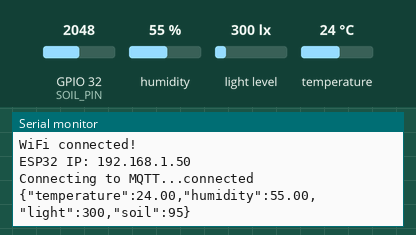
Bench run of a sketch on a simulated ESP32. On the bench: the last lines printed to the serial monitor. The test bench sets the inputs (shaded band); at power-on: humidity 55 %, light level 300 lx, GPIO 32 (SOIL_PIN) = 2048, temperature 24 °C. WiFi joins after 1.5 s; servers stay silent unless stated; no MQTT or app messages arrive unless stated.

Above: at 2.7 s.
2.8 s: humidity set to 22 %
At 4.3 s:
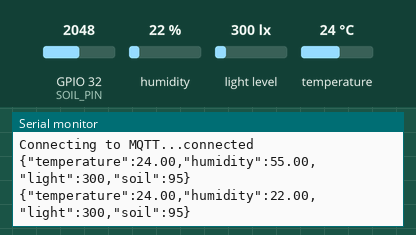
5.5 s: light level set to 40 lx
At 6.1 s:
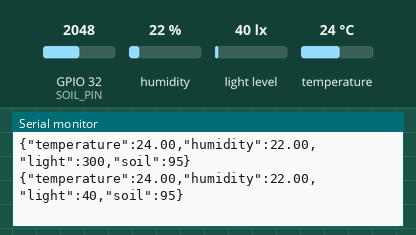
8.2 s: GPIO 32 (SOIL_PIN) set to 2866
At 10.6 s:
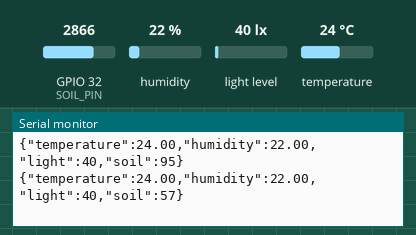
10.9 s: temperature set to 12 °C
At 12.6 s:
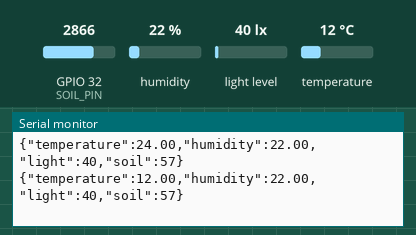
13.6 s: light level set to 500 lx
At 14.3 s:
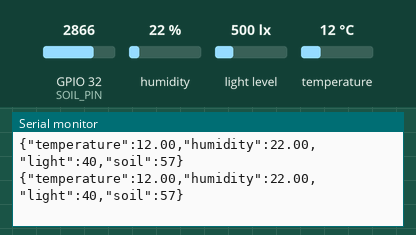
16.3 s: GPIO 32 (SOIL_PIN) set to 3972
At 19.1 s:
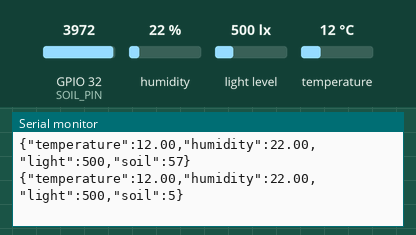
Timing chart, 0 to 20.0 s (numbered marks = the images above; inputs shaded):
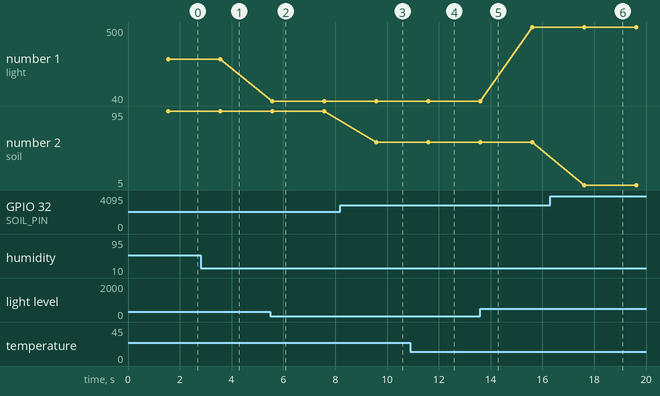

The sketch:

full_setup_sketch.ino
```cpp
#include <WiFi.h>
#include <WiFiManager.h> // <-- New Library!
#include <PubSubClient.h>
#include <DHT.h>
#include <Wire.h>
#include <Adafruit_Sensor.h>
#include <Adafruit_TSL2591.h>

// --- MQTT Broker (Raspberry Pi) ---
const char* mqtt_server = "raspberrypi.local";
const int   mqtt_port   = 1883;

// --- Sensor pins ---
const int DHT_PIN  = 27;
const int SOIL_PIN = 32;

// --- Calibration ---
const int dryValue = 4095;
const int wetValue = 1950;

// --- Objects ---
DHT dht(DHT_PIN, DHT22);
Adafruit_TSL2591 tsl = Adafruit_TSL2591(2591);
WiFiClient espClient;
PubSubClient client(espClient);
bool tslFound = false;

void setup() {
  Serial.begin(115200);
  Serial.println("\n--- SENSOR MQTT MODE START ---");

  // --- WiFiManager Magic ---
  WiFiManager wifiManager;

  // Uncomment the line below if you ever need to wipe the saved WiFi for testing
  wifiManager.resetSettings();

  Serial.println("Connecting to WiFi or starting Setup Portal...");

  // This creates the "Farm-Sensor-Setup" Wi-Fi if it can't connect to a known network.
  // It pauses the code here until the user provides credentials via their phone.
  if (!wifiManager.autoConnect("Farm-Sensor-Setup")) {
    Serial.println("Failed to connect and hit timeout");
    delay(3000);
    ESP.restart(); // Reboot and try again
  }

  Serial.println("\nWiFi connected!");
  Serial.print("ESP32 IP: ");
  Serial.println(WiFi.localIP());

  // --- Sensors init ---
  dht.begin();
  Wire.begin(26, 25);
  if (tsl.begin()) {
    tslFound = true;
    tsl.setGain(TSL2591_GAIN_MED);
    tsl.setTiming(TSL2591_INTEGRATIONTIME_100MS);
  } else {
    Serial.println("Warning: TSL2591 Light Sensor not found");
  }
  pinMode(SOIL_PIN, INPUT);

  // --- MQTT setup ---
  client.setServer(mqtt_server, mqtt_port);
}

void loop() {
  if (!client.connected()) {
    reconnect();
  }
  client.loop();

  // --- Read sensors ---
  float    h           = dht.readHumidity();
  float    t           = dht.readTemperature();
  uint32_t lux         = tslFound ? tsl.getLuminosity(TSL2591_VISIBLE) : 0;
  int      soilRaw     = analogRead(SOIL_PIN);
  int      soilPercent = map(soilRaw, dryValue, wetValue, 0, 100);
  soilPercent = constrain(soilPercent, 0, 100);

  // --- Prepare JSON payload ---
  String payload = "{";
  payload += "\"temperature\":" + String(t) + ",";
  payload += "\"humidity\":"    + String(h) + ",";
  payload += "\"light\":"       + String(lux) + ",";
  payload += "\"soil\":"        + String(soilPercent);
  payload += "}";

  // --- Publish ---
  client.publish("farm/sensors", payload.c_str());

  // --- Debug ---
  Serial.println(payload);
  delay(2000);
}

void reconnect() {
  while (!client.connected()) {
    Serial.print("Connecting to MQTT...");
    if (client.connect("ESP32Client")) {
      Serial.println("connected");
    } else {
      Serial.print("failed, rc=");
      Serial.print(client.state());
      Serial.println(" retrying in 2 seconds");
      delay(2000);
    }
  }
}
```

Measured:
- after the input at 2.8 s, the serial monitor: prints a new line after 0.77 s (image 1)
- after the input at 5.5 s, the serial monitor: prints a new line after 0.07 s (image 2)
- after the input at 8.2 s, the serial monitor: prints a new line after 1.4 s (image 3)
- after the input at 10.9 s, the serial monitor: prints a new line after 0.69 s (image 4)
- after the input at 16.3 s, the serial monitor: prints a new line after 1.3 s (image 6)
- plotted number 1: 300 → 40 after the input at 5.5 s, 40 → 500 after the input at 13.6 s
- plotted number 2: 95 → 57 after the input at 8.2 s, 57 → 5 after the input at 16.3 s
